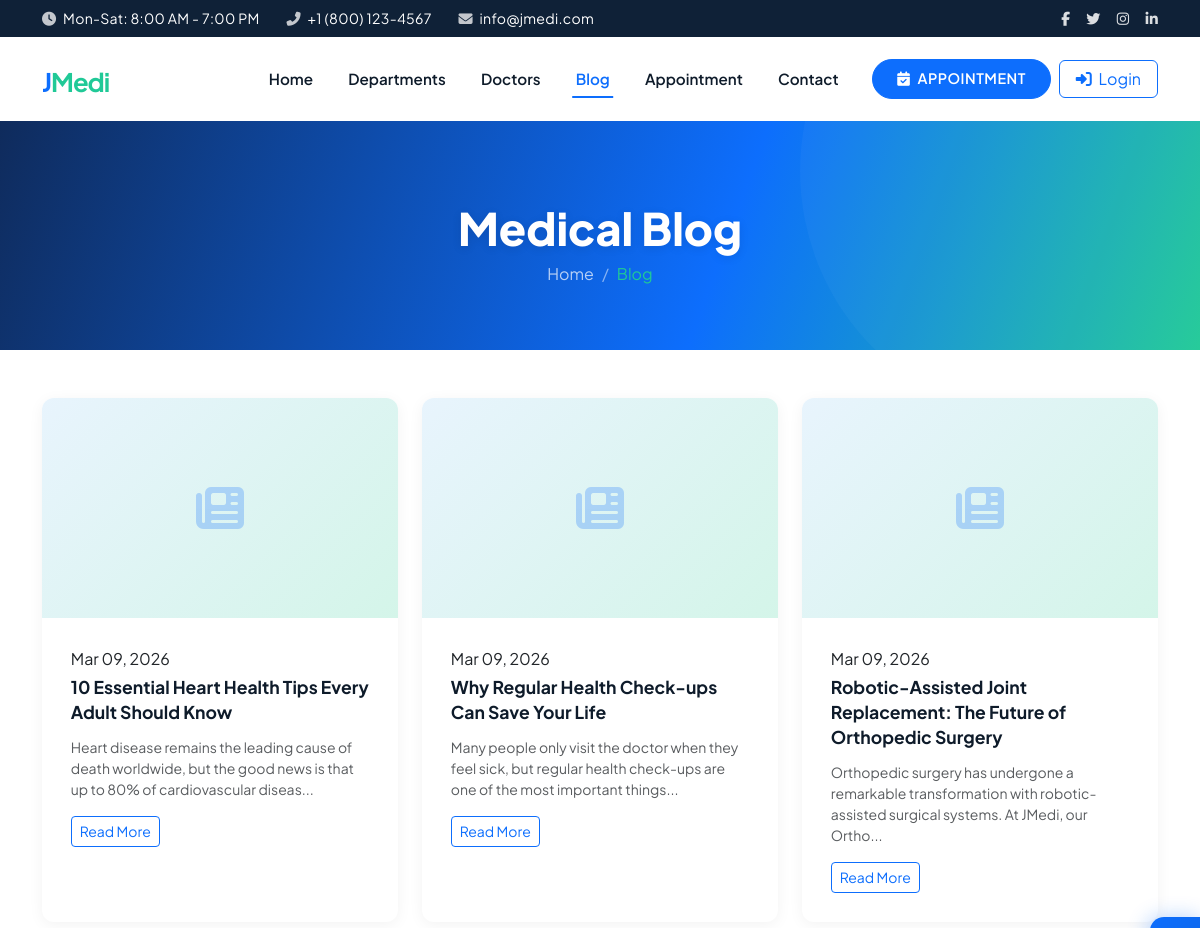
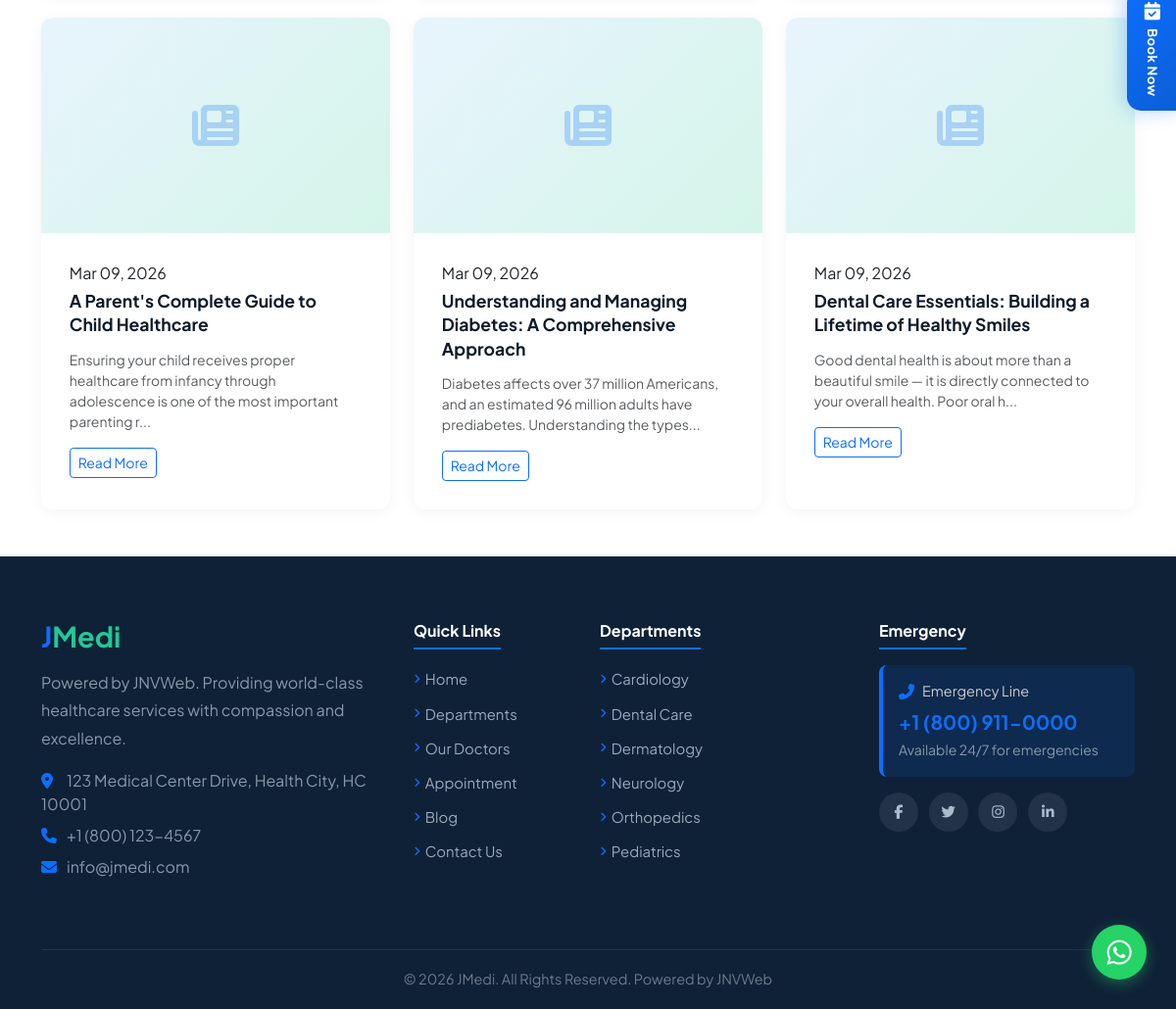
Screenshot of /blog.php with the database file from the repository (2 pictures, top to bottom).
### tables this page shows
CREATE TABLE IF NOT EXISTS `menus` (
    `id`         INT AUTO_INCREMENT PRIMARY KEY,
    `menu_name`  VARCHAR(100) NOT NULL,
    `menu_link`  VARCHAR(255) NOT NULL,
    `menu_icon`  VARCHAR(50)  DEFAULT 'fa-link',
    `menu_order` INT          DEFAULT 0,
    `status`     SMALLINT     DEFAULT 1,
    `created_at` TIMESTAMP    DEFAULT CURRENT_TIMESTAMP
);

CREATE TABLE IF NOT EXISTS `posts` (
    `post_id`        INT AUTO_INCREMENT PRIMARY KEY,
    `title`          VARCHAR(255) NOT NULL,
    `slug`           VARCHAR(255) UNIQUE NOT NULL,
    `content`        TEXT,
    `featured_image` VARCHAR(255),
    `author`         VARCHAR(100) DEFAULT 'Admin',
    `status`         VARCHAR(20)  DEFAULT 'draft',
    `created_at`     TIMESTAMP    DEFAULT CURRENT_TIMESTAMP,
    `updated_at`     TIMESTAMP    DEFAULT CURRENT_TIMESTAMP ON UPDATE CURRENT_TIMESTAMP
);

CREATE TABLE IF NOT EXISTS `departments` (
    `department_id` INT AUTO_INCREMENT PRIMARY KEY,
    `name`          VARCHAR(100) NOT NULL,
    `slug`          VARCHAR(100) UNIQUE NOT NULL,
    `description`   TEXT,
    `icon`          VARCHAR(50)  DEFAULT 'fa-heartbeat',
    `services`      TEXT,
    `image`         VARCHAR(255),
    `status`        SMALLINT     DEFAULT 1,
    `sort_order`    INT          DEFAULT 0,
    `created_at`    TIMESTAMP    DEFAULT CURRENT_TIMESTAMP
);

### public/blog.php (the view, shortened to what the rows shown need)
<?php
require_once __DIR__ . '/../includes/header.php';
$slug = $_GET['slug'] ?? '';
$posts = $slug ? [] : getPosts($pdo, true);
?>
<div class="page-header">
    <div class="container">
        <h1><?= $slug && isset($post) ? e($post['title']) : 'Medical Blog' ?></h1>
    </div>
</div>
<?php if ($slug && isset($post)): ?>
<section class="py-5">
    <div class="container">
        <div class="row justify-content-center">
            <div class="col-lg-8">
                <article class="bg-white rounded-3 p-4 shadow-sm">
                    <?php if ($post['featured_image']): ?>
                        <img src="<?= e($post['featured_image']) ?>" alt="<?= e($post['title']) ?>" class="img-fluid rounded-3 mb-4 w-100" style="max-height:400px;object-fit:cover;">
                    <?php endif; ?>
                    <div class="d-flex align-items-center text-muted mb-3">
                        <span class="me-3"><i class="fas fa-user me-1"></i> <?= e($post['author'] ?? 'Admin') ?></span>
                        <span><i class="fas fa-calendar me-1"></i> <?= formatDate($post['created_at']) ?></span>
                    </div>
                    <div class="post-content">
                        <?= nl2br(e($post['content'] ?? '')) ?>
                    </div>
                </article>
                <div class="mt-4">
                    <a href="/public/blog.php" class="btn btn-outline-primary"><i class="fas fa-arrow-left me-2"></i>Back to Blog</a>
                </div>
            </div>
        </div>
    </div>
</section>
<?php else: ?>
<section class="py-5">
    <div class="container">
        <?php if (empty($posts)): ?>
            <div class="text-center py-5">
                <i class="fas fa-newspaper text-muted" style="font-size:3rem;"></i>
                <p class="text-muted mt-3">No articles published yet.</p>
            </div>
        <?php else: ?>
            <div class="row g-4">
                <?php foreach ($posts as $post): ?>
                <div class="col-lg-4 col-md-6">
                    <div class="card blog-card">
                        <div class="blog-img">
                            <?php if ($post['featured_image']): ?>
                                <img src="<?= e($post['featured_image']) ?>" alt="<?= e($post['title']) ?>">
                            <?php else: ?>
                                <i class="fas fa-newspaper placeholder-icon"></i>
                            <?php endif; ?>
                        </div>
                        <div class="card-body">
                            <span class="blog-date"><?= formatDate($post['created_at']) ?></span>
                            <h5 class="mt-1"><?= e($post['title']) ?></h5>
                            <p class="text-muted small"><?= e(truncateText($post['content'] ?? '', 120)) ?></p>
                            <a href="/public/blog.php?slug=<?= e($post['slug']) ?>" class="btn btn-sm btn-outline-primary">Read More</a>
                        </div>
                    </div>
                </div>
                <?php endforeach; ?>
            </div>
        <?php endif; ?>
    </div>
</section>
<?php endif; ?>
<?php require_once __DIR__ . '/../includes/footer.php'; ?>

### includes/header.php (shortened to what the rows shown need)
<?php
require_once __DIR__ . '/db.php';
require_once __DIR__ . '/functions.php';
$currentPage = basename($_SERVER['PHP_SELF'], '.php');
$navMenus = [];
try {
    $navMenus = $pdo->query("SELECT * FROM menus WHERE status=1 ORDER BY menu_order ASC")->fetchAll();
} catch (Exception $e) {
    $navMenus = [];
}
?>
<!DOCTYPE html>
<html lang="en">
<head>
    <link href="https://cdn.jsdelivr.net/npm/bootstrap@5.3.2/dist/css/bootstrap.min.css" rel="stylesheet">
    <link href="https://cdnjs.cloudflare.com/ajax/libs/font-awesome/6.5.0/css/all.min.css" rel="stylesheet">
    <link href="https://cdn.jsdelivr.net/npm/swiper@11/swiper-bundle.min.css" rel="stylesheet">
    <link href="/assets/css/style.css" rel="stylesheet">
    <link href="/assets/css/hero-slider.css" rel="stylesheet">
</head>
<body>
<nav class="navbar navbar-expand-lg navbar-light bg-white sticky-top">
    <div class="container">
        <div class="collapse navbar-collapse d-none d-lg-flex" id="mainNav">
            <ul class="navbar-nav ms-auto mb-2 mb-lg-0 align-items-lg-center">
                <?php if (!empty($navMenus)): ?>
                    <?php foreach ($navMenus as $menuItem):
                        $menuSlug = basename($menuItem['menu_link'], '.php');
                        $isActive = ($menuItem['menu_link'] === '/' && $currentPage === 'index') || $menuSlug === $currentPage;
                    ?>
                    <li class="nav-item">
                        <a class="nav-link <?= $isActive ? 'active' : '' ?>" href="<?= e($menuItem['menu_link']) ?>"><?= e($menuItem['menu_name']) ?></a>
                    </li>
                    <?php endforeach; ?>
                <?php endif; ?>
            </ul>
        </div>
    </div>
</nav>

### includes/footer.php (shortened to what the rows shown need)
<footer class="footer text-light">
    <div class="container">
        <div class="row g-4 pb-4">
            <div class="col-6 col-lg-3">
                <ul class="list-unstyled footer-links">
                    <?php
                    $footerDepts = getDepartments($pdo);
                    foreach (array_slice($footerDepts, 0, 6) as $dept): ?>
                    <li><a href="/public/departments.php?slug=<?= e($dept['slug']) ?>"><?= e($dept['name']) ?></a></li>
                    <?php endforeach; ?>
                </ul>
            </div>
        </div>
    </div>
</footer>
</body>
</html>

### rows the page displays
menus: menu_name "Home"
menus: menu_name "Departments"
menus: menu_name "Doctors"
menus: menu_name "Blog"
menus: menu_name "Appointment"
menus: menu_name "Contact"
posts: created_at "Mar 09, 2026", title "10 Essential Heart Health Tips Every Adult Should Know", content "Heart disease remains the leading cause of death worldwide, but the good news is that up to 80% of cardiovascular diseas..."
posts: created_at "Mar 09, 2026", title "Why Regular Health Check-ups Can Save Your Life", content "Many people only visit the doctor when they feel sick, but regular health check-ups are one of the most important things..."
posts: created_at "Mar 09, 2026", title "Robotic-Assisted Joint Replacement: The Future of Orthopedic Surgery", content "Orthopedic surgery has undergone a remarkable transformation with robotic-assisted surgical systems. At JMedi, our Ortho..."
posts: created_at "Mar 09, 2026", title "A Parent's Complete Guide to Child Healthcare", content "Ensuring your child receives proper healthcare from infancy through adolescence is one of the most important parenting r..."
posts: created_at "Mar 09, 2026", title "Understanding and Managing Diabetes: A Comprehensive Approach", content "Diabetes affects over 37 million Americans, and an estimated 96 million adults have prediabetes. Understanding the types..."
posts: created_at "Mar 09, 2026", title "Dental Care Essentials: Building a Lifetime of Healthy Smiles", content "Good dental health is about more than a beautiful smile — it is directly connected to your overall health. Poor oral h..."
departments: name "Cardiology"
departments: name "Dental Care"
departments: name "Dermatology"
departments: name "Neurology"
departments: name "Orthopedics"
departments: name "Pediatrics"

### other values shown
$settings['phone'] "+1 (800) 123-4567"
$settings['email'] "info@jmedi.com"
$settings['tagline'] "Powered by JNVWeb"
$settings['address'] "123 Medical Center Drive, Health City, HC 10001"
$settings['emergency_phone'] "+1 (800) 911-0000"
$settings['footer_text'] "© 2026 JMedi. All Rights Reserved. Powered by JNVWeb"
